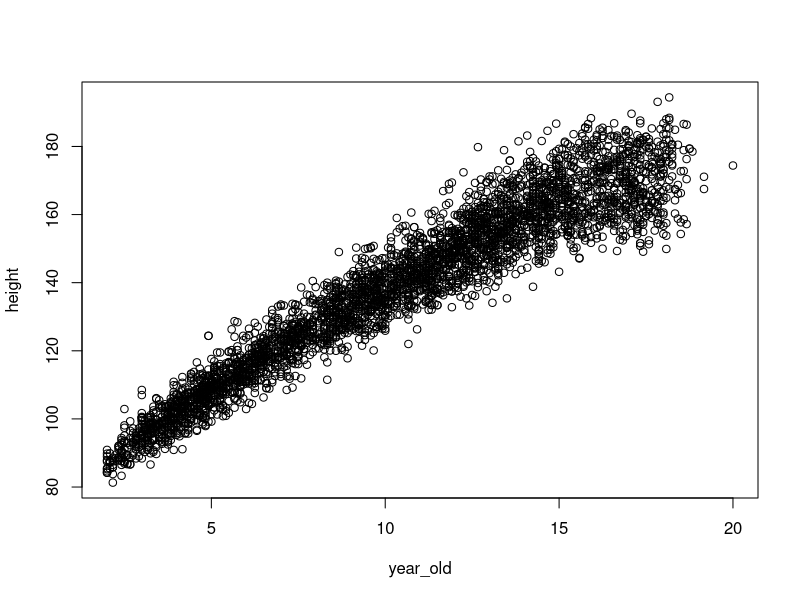
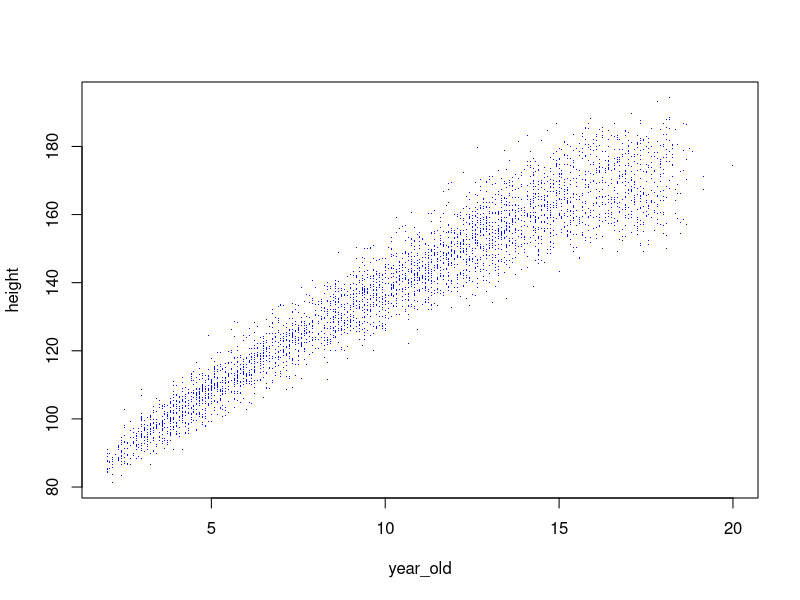
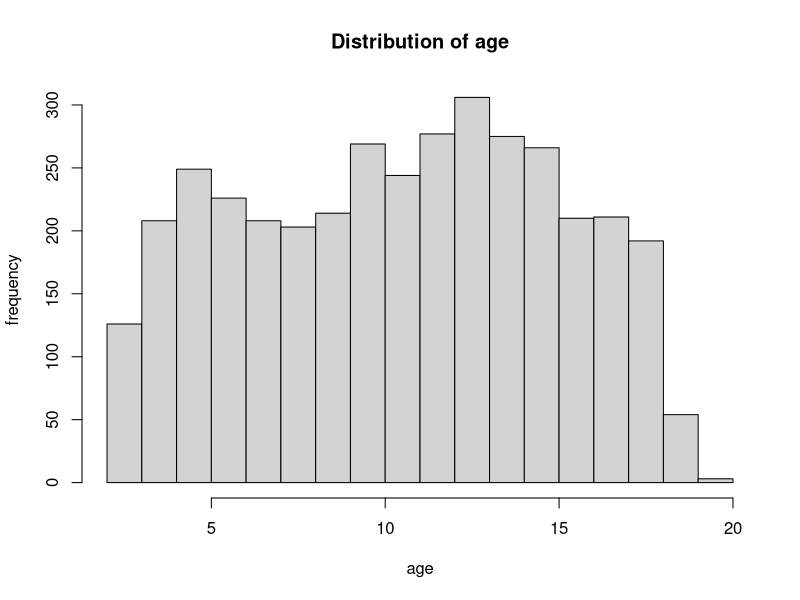
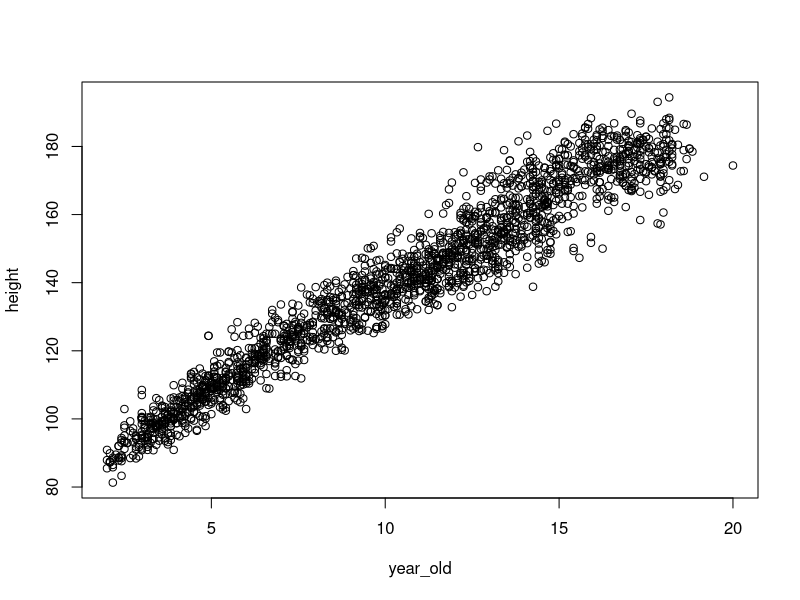

The R source for these figures, in order:
## ---- chunk 1
install.packages('tidyverse')

#check if it has been download
library(tidyverse)

## ---- chunk 2
#load the data to the dataframe
a <- read_csv('children_bodysize.csv')
View(a)

#check the data types for each column
names(a)

## ---- chunk 3
##challenge
#create a column height containing the stature in cm
a$height <- a$stature/10

#create a column contaning the age in years
a$year_old <- a$age/12

#plot showing heights vs age
plot(height~year_old, data=a)

#plot showing average height of children by age
plot(height~year_old, data=a, pch='.', col='blue')
## ---- chunk 4
#entries means the row ammount
entry <- nrow(a)
entry
## ---- chunk 5
#youngest
young <- min(a$year_old)
young

#oldest
oldest <- max(a$year_old)
oldest
## ---- chunk 6
#find the tallest one
tallest <- a[which.max(a$height), ]

#find out if the one is male or female
tallest_gender <- tallest$gender
tallest_gender
## ---- chunk 7
boys <- sum(a$gender == 'M')
boys
## ---- chunk 8
girl_over_12 <- sum(a$gender == 'F' & a$year_old == 12)
girl_over_12
## ---- chunk 9
#5 year old boy
mean_boy <- mean(a$height[a$gender == 'M' & a$year_old == 5])
mean_boy

#5 year old girl
mean_girl <- mean(a$height[a$gender == 'F' & a$year_old == 5])
mean_girl

## ---- chunk 10
#15 year old boy
mean_boy2 <- mean(a$height[a$gender == 'M' & a$year_old == 15])
mean_boy2

#15 year old girl
mean_girl2 <- mean(a$height[a$gender == 'F' & a$year_old == 15])
mean_girl2
## ---- chunk 11
hist(a$year_old, main = 'Distribution of age', xlab = 'age', ylab = 'frequency')
## ---- chunk 12
plot(height~year_old, data = subset(a, year_old = 9, gender == 'M'))
